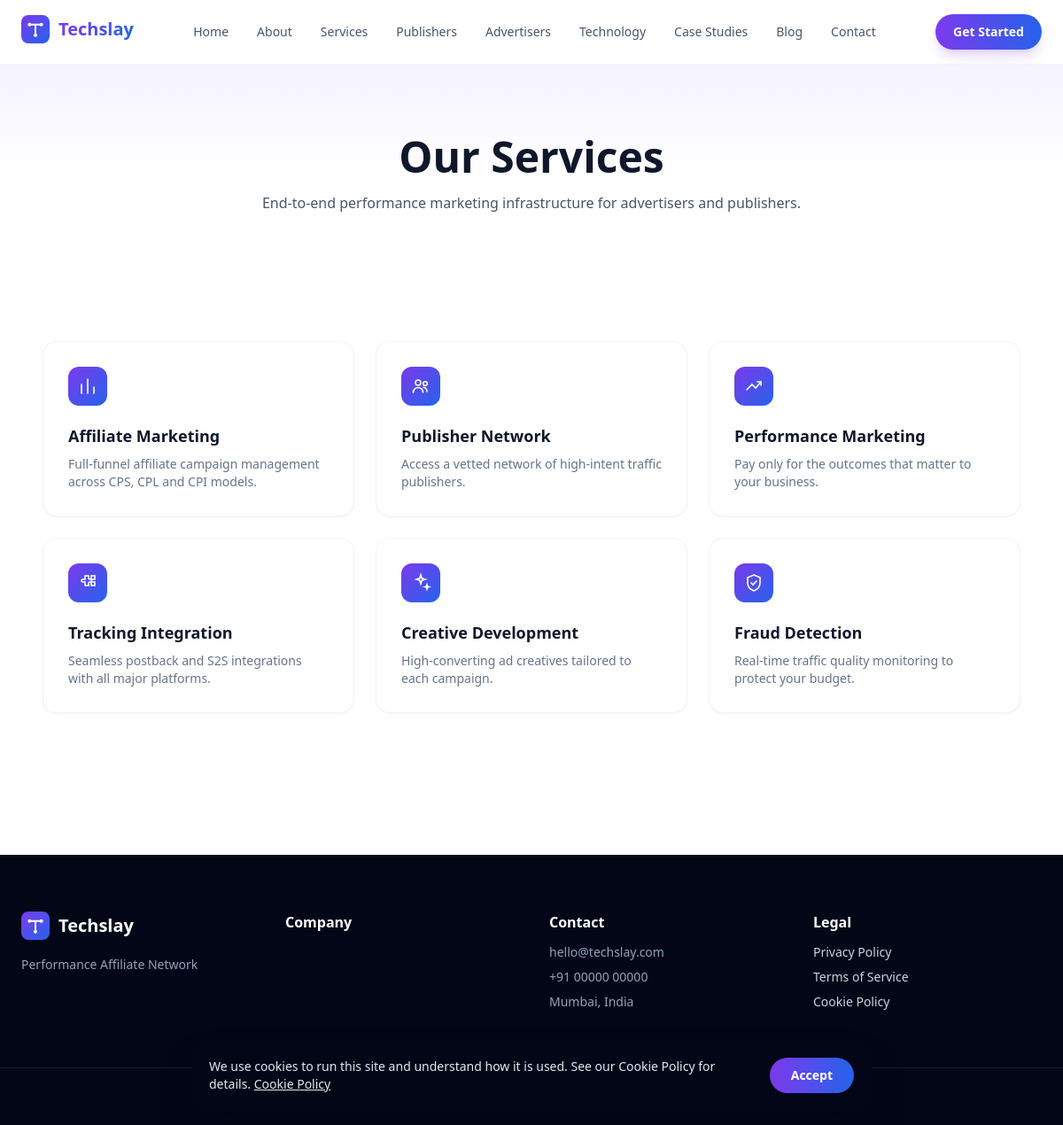
/services, run on the app's committed database.
### tables this page shows
CREATE TABLE menu_items (
    id INT UNSIGNED AUTO_INCREMENT PRIMARY KEY,
    menu_id INT UNSIGNED NOT NULL,
    parent_id INT UNSIGNED DEFAULT NULL,
    label VARCHAR(100) NOT NULL,
    url VARCHAR(500) NOT NULL,
    target ENUM('_self','_blank') NOT NULL DEFAULT '_self',
    icon VARCHAR(60) DEFAULT NULL,
    sort_order INT NOT NULL DEFAULT 0,
    status ENUM('published','draft') NOT NULL DEFAULT 'published',
    created_at DATETIME NOT NULL DEFAULT CURRENT_TIMESTAMP,
    CONSTRAINT fk_menu_items_menu FOREIGN KEY (menu_id) REFERENCES menus(id) ON DELETE CASCADE,
    CONSTRAINT fk_menu_items_parent FOREIGN KEY (parent_id) REFERENCES menu_items(id) ON DELETE CASCADE,
    INDEX idx_menu_items_menu (menu_id),
    INDEX idx_menu_items_sort (sort_order)
);

CREATE TABLE services (
    id INT UNSIGNED AUTO_INCREMENT PRIMARY KEY,
    icon VARCHAR(60) DEFAULT NULL,
    image_media_id INT UNSIGNED DEFAULT NULL,
    title VARCHAR(150) NOT NULL,
    slug VARCHAR(150) NOT NULL UNIQUE,
    short_description VARCHAR(300) DEFAULT NULL,
    content LONGTEXT DEFAULT NULL,
    sort_order INT NOT NULL DEFAULT 0,
    status ENUM('published','draft','trashed') NOT NULL DEFAULT 'draft',
    deleted_at DATETIME DEFAULT NULL,
    created_at DATETIME NOT NULL DEFAULT CURRENT_TIMESTAMP,
    updated_at DATETIME NOT NULL DEFAULT CURRENT_TIMESTAMP ON UPDATE CURRENT_TIMESTAMP,
    CONSTRAINT fk_services_image FOREIGN KEY (image_media_id) REFERENCES media(id) ON DELETE SET NULL,
    INDEX idx_services_status (status)
);

### app/Core/Controller.php (called while the page is built, shortened)
<?php
abstract class Controller
{
    protected function view(string $view, array $data = [], ?string $layout = null): void
    {
        View::output($view, $data, $layout);
    }
}

### app/Controllers/Front/ServiceController.php (called while the page is built, shortened)
<?php
final class ServiceController extends Controller
{
    public function index(): void
    {
        $this->view('front.services.index', [
            'pageTitle' => 'Our Services',
            'services' => Service::published(),
            'headerMenu' => Menu::itemsForLocation('header'),
            'footerMenu' => Menu::itemsForLocation('footer'),
            'seo' => $this->seoFromRow(null, [
                Seo::breadcrumbSchema([
                    ['name' => 'Home', 'url' => View::url('/')],
                    ['name' => 'Services', 'url' => View::url('services')],
                ]),
            ]),
        ], 'front.layouts.main');
    }
}

### public/index.php (called while the page is built, shortened)
<?php
require BASE_PATH . '/app/Core/Autoloader.php';
$router = new Router();
$router->dispatch();

### app/Core/Database.php (called while the page is built, shortened)
<?php
final class Database
{
    private static ?PDO $connection = null;
    public static function connection(): PDO
    {
        if (self::$connection === null) {
            $config = require dirname(__DIR__, 2) . '/config/database.php';
            $dsn = sprintf(
                'mysql:host=%s;port=%s;dbname=%s;charset=%s',
                $config['host'],
                $config['port'],
                $config['database'],
                $config['charset']
            );
            try {
                self::$connection = new PDO($dsn, $config['username'], $config['password'], [
                    PDO::ATTR_ERRMODE => PDO::ERRMODE_EXCEPTION,
                    PDO::ATTR_DEFAULT_FETCH_MODE => PDO::FETCH_ASSOC,
                    PDO::ATTR_EMULATE_PREPARES => false,
                    PDO::ATTR_PERSISTENT => false,
                ]);
            } catch (PDOException $e) {
                Logger::error('Database connection failed: ' . $e->getMessage());
                throw new RuntimeException('Unable to connect to the database.', 0, $e);
            }
        }
        return self::$connection;
    }
    public static function query(string $sql, array $params = []): PDOStatement
    {
        $stmt = self::connection()->prepare($sql);
        $stmt->execute($params);
        return $stmt;
    }
    public static function fetchAll(string $sql, array $params = []): array
    {
        return self::query($sql, $params)->fetchAll();
    }
}

### app/Core/Model.php (called while the page is built, shortened)
<?php
abstract class Model
{
    protected static string $table = '';
    protected static bool $softDeletes = false;
    protected static function buildWhere(array $where): array
    {
        $conditions = [];
        $params = [];
        if (static::$softDeletes && !array_key_exists('deleted_at', $where)) {
            $conditions[] = 'deleted_at IS NULL';
        }
        foreach ($where as $column => $value) {
            $conditions[] = "`{$column}` = :{$column}";
            $params[$column] = $value;
        }
        $sql = $conditions === [] ? '' : ' WHERE ' . implode(' AND ', $conditions);
        return [$sql, $params];
    }
    public static function where(array $conditions, string $orderBy = 'id DESC'): array
    {
        [$whereSql, $params] = static::buildWhere($conditions);
        return Database::fetchAll(
            'SELECT * FROM ' . static::$table . $whereSql . ' ORDER BY ' . $orderBy,
            $params
        );
    }
}

### app/Models/Service.php (called while the page is built, shortened)
<?php
final class Service extends Model
{
    public static function published(): array
    {
        return static::where(['status' => 'published'], 'sort_order ASC');
    }
}

### config/env.php (called while the page is built, shortened)
<?php
function env(string $key, mixed $default = null): mixed
{
    $value = $_ENV[$key] ?? getenv($key);
    return match (strtolower((string) $value)) {
        'true', '(true)' => true,
        'false', '(false)' => false,
        'null', '(null)' => null,
        'empty', '(empty)' => '',
        default => $value,
    };
}

### config/app.php (called while the page is built, shortened)
<?php
return [
    'name' => env('APP_NAME', 'ClickNet'),
    'env' => env('APP_ENV', 'production'),
    'debug' => (bool) env('APP_DEBUG', false),
    'url' => rtrim((string) env('APP_URL', 'http://localhost'), '/'),
    'key' => env('APP_KEY', ''),
    'timezone' => 'UTC',
    'upload_max_size' => ((int) env('UPLOAD_MAX_SIZE_MB', 10)) * 1024 * 1024,
    'upload_allowed_images' => ['jpg', 'jpeg', 'png', 'webp', 'gif', 'svg'],
    'upload_allowed_videos' => ['mp4', 'webm', 'mov'],
    'upload_allowed_documents' => ['pdf'],
    'admin_prefix' => 'admin',
    'maintenance_mode' => false,
];

### app/Core/Autoloader.php (called while the page is built, shortened)
<?php
final class Autoloader
{
    public static function register(string $baseDir): void
    {
        spl_autoload_register(static function (string $class) use ($baseDir): void {
            $prefix = 'App\\';
            $relative = substr($class, strlen($prefix));
            $path = $baseDir . '/app/' . str_replace('\\', '/', $relative) . '.php';
        });
    }
}

### app/Models/Menu.php (called while the page is built, shortened)
<?php
final class Menu extends Model
{
    public static function itemsForLocation(string $location): array
    {
        return Database::fetchAll(
            'SELECT mi.*
             FROM menu_items mi
             JOIN menus m ON m.id = mi.menu_id
             WHERE m.location = :location
               AND mi.parent_id IS NULL
               AND mi.status = "published"
             ORDER BY mi.sort_order ASC',
            ['location' => $location]
        );
    }
}

### app/Models/Setting.php (called while the page is built, shortened)
<?php
final class Setting extends Model
{
    private static ?array $cache = null;
    public static function all(string $orderBy = 'id DESC'): array
    {
        if (self::$cache === null) {
            self::$cache = [];
            foreach (Database::fetchAll('SELECT * FROM settings') as $row) {
                self::$cache[$row['group']][$row['key']] = $row['value'];
            }
        }
        return self::$cache;
    }
    public static function get(string $group, string $key, mixed $default = null): mixed
    {
        $all = self::all();
        return $all[$group][$key] ?? $default;
    }
}

### app/Views/front/services/index.php (the view, shortened to what this page needs)
<section class="py-20 bg-gradient-to-b from-brand-50 via-white to-white">
  <div class="max-w-3xl mx-auto px-6 text-center">
    <h1 class="text-4xl md:text-5xl font-extrabold text-slate-900">Our Services</h1>
    <p class="mt-4 text-slate-600">End-to-end performance marketing infrastructure for advertisers and publishers.</p>
  </div>
</section>
<section class="py-16">
  <div class="max-w-6xl mx-auto px-6">
    <?php if ($services === []): ?>
      <p class="text-center text-slate-400">Services will be listed here soon.</p>
    <?php else: ?>
      <div class="grid sm:grid-cols-2 lg:grid-cols-3 gap-6">
        <?php foreach ($services as $service): ?>
          <a href="<?= View::url('services/' . $service['slug']) ?>"
             class="group rounded-2xl bg-white border border-slate-100 shadow-sm hover:shadow-xl hover:-translate-y-1 transition-all duration-200 p-7">
            <div class="w-11 h-11 rounded-xl bg-gradient-to-br from-brand-500 to-accent-500 text-white flex items-center justify-center mb-5">
              <?= Icon::render($service['icon'] ?? null, 'w-6 h-6') ?>
            </div>
            <h3 class="font-semibold text-lg text-slate-900 group-hover:text-brand-600 transition"><?= View::e($service['title']) ?></h3>
            <p class="mt-2 text-sm text-slate-500"><?= View::e($service['short_description']) ?></p>
          </a>
        <?php endforeach; ?>
      </div>
    <?php endif; ?>
  </div>
</section>

### app/Core/Router.php (shortened to what this page needs)
<?php
final class Router
{
    private array $routes = [];
    private string $groupPrefix = '';
    private array $groupMiddleware = [];
    public function group(string $prefix, array $middleware, callable $callback): void
    {
        $previousPrefix = $this->groupPrefix;
        $previousMiddleware = $this->groupMiddleware;
        $this->groupPrefix = $previousPrefix . $prefix;
        $this->groupMiddleware = array_merge($previousMiddleware, $middleware);
        $this->groupPrefix = $previousPrefix;
        $this->groupMiddleware = $previousMiddleware;
    }
    private function addRoute(string $method, string $uri, array $action, array $middleware): void
    {
        $fullUri = rtrim($this->groupPrefix . $uri, '/');
        $fullUri = $fullUri === '' ? '/' : $fullUri;
        $this->routes[] = [
            'method' => $method,
            'uri' => $fullUri,
            'action' => $action,
            'middleware' => array_merge($this->groupMiddleware, $middleware),
            'pattern' => $this->toPattern($fullUri),
        ];
    }
    private function toPattern(string $uri): string
    {
        $pattern = preg_replace('#\{([a-zA-Z_]+)\}#', '(?P<$1>[^/]+)', $uri);
        return '#^' . $pattern . '$#';
    }
    public function dispatch(): void
    {
        $method = Request::method();
        $uri = Request::uri();
        foreach ($this->routes as $route) {
            if ($route['method'] !== $method) {
                continue;
            }
            if (!preg_match($route['pattern'], $uri, $matches)) {
                continue;
            }
            $params = array_filter($matches, static fn ($key) => !is_int($key), ARRAY_FILTER_USE_KEY);
            $params = array_map(
                static fn ($value) => ctype_digit($value) ? (int) $value : $value,
                $params
            );
            [$controllerClass, $method2] = $route['action'];
            $controller = new $controllerClass();
            $controller->$method2(...array_values($params));
            return;
        }
    }
}

### app/Core/Icon.php (shortened to what this page needs)
<?php
final class Icon
{
    public static function render(?string $key, string $classes = 'w-6 h-6'): string
    {
        $path = self::PATHS[$key ?? ''] ?? self::PATHS[self::DEFAULT_KEY];
        return '<svg xmlns="http://www.w3.org/2000/svg" viewBox="0 0 24 24" fill="none" stroke="currentColor" '
            . 'stroke-width="1.6" stroke-linecap="round" class="' . htmlspecialchars($classes, ENT_QUOTES, 'UTF-8') . '">'
            . $path . '</svg>';
    }
}

### app/Views/front/layouts/main.php (shortened to what this page needs)
<!doctype html>
<html lang="en">
<head>
</head>
<body class="bg-white text-slate-800 antialiased">
<header class="sticky top-0 z-50 glass border-b border-slate-100">
  <div class="max-w-7xl mx-auto px-6 py-4 flex items-center justify-between">
    <a href="<?= View::url('/') ?>"><?php View::partial('partials.logo'); ?></a>
    <nav class="hidden md:flex items-center gap-8 text-sm font-medium text-slate-600">
      <?php foreach ($headerMenu ?? [] as $item): ?>
        <a href="<?= View::url(ltrim($item['url'], '/')) ?>" class="hover:text-brand-500 transition"><?= View::e($item['label']) ?></a>
      <?php endforeach; ?>
    </nav>
    <a href="<?= View::url('contact') ?>" class="hidden md:inline-flex items-center rounded-full bg-gradient-to-r from-brand-500 to-accent-500 text-white text-sm font-semibold px-5 py-2.5 shadow-lg shadow-brand-500/20 hover:shadow-brand-500/40 transition">Get Started</a>
  </div>
</header>
<main><?= $content ?></main>
<footer class="bg-slate-950 text-slate-300 mt-24">
  <div class="max-w-7xl mx-auto px-6 py-16 grid grid-cols-1 md:grid-cols-4 gap-10">
    <div>
      <div class="mb-3"><?php View::partial('partials.logo', ['variant' => 'white']); ?></div>
      <p class="text-sm text-slate-400"><?= View::e(Setting::get('branding', 'tagline', '')) ?></p>
    </div>
    <div>
      <div class="font-semibold text-white mb-3">Company</div>
    </div>
    <div>
      <div class="font-semibold text-white mb-3">Contact</div>
      <ul class="space-y-2 text-sm text-slate-400">
        <li><?= View::e(Setting::get('business', 'email', '')) ?></li>
        <li><?= View::e(Setting::get('business', 'phone', '')) ?></li>
        <li><?= View::e(Setting::get('business', 'address', '')) ?></li>
      </ul>
    </div>
    <div>
      <div class="font-semibold text-white mb-3">Legal</div>
      <ul class="space-y-2 text-sm">
        <li><a href="<?= View::url('privacy-policy') ?>" class="hover:text-white transition">Privacy Policy</a></li>
        <li><a href="<?= View::url('terms') ?>" class="hover:text-white transition">Terms of Service</a></li>
        <li><a href="<?= View::url('cookie-policy') ?>" class="hover:text-white transition">Cookie Policy</a></li>
      </ul>
    </div>
  </div>
  <div class="border-t border-white/10 py-6 text-center text-xs text-slate-500">
  </div>
</footer>
</body>
</html>

### data on the page
menu_items: label "Home"
menu_items: label "About"
menu_items: label "Services"
menu_items: label "Publishers"
menu_items: label "Advertisers"
menu_items: label "Technology"
menu_items: label "Case Studies"
menu_items: label "Blog"
menu_items: label "Contact"
services: title "Affiliate Marketing", short_description "Full-funnel affiliate campaign management across CPS, CPL and CPI models."
services: title "Publisher Network", short_description "Access a vetted network of high-intent traffic publishers."
services: title "Performance Marketing", short_description "Pay only for the outcomes that matter to your business."
services: title "Tracking Integration", short_description "Seamless postback and S2S integrations with all major platforms."
services: title "Creative Development", short_description "High-converting ad creatives tailored to each campaign."
services: title "Fraud Detection", short_description "Real-time traffic quality monitoring to protect your budget."

### other printed values
View::e($siteName) "Techslay"
View::e(Setting::get('business', 'email', '')) "hello@techslay.com"
View::e($message) "We use cookies to run this site and understand how it is used. See our Cookie Policy for details."
